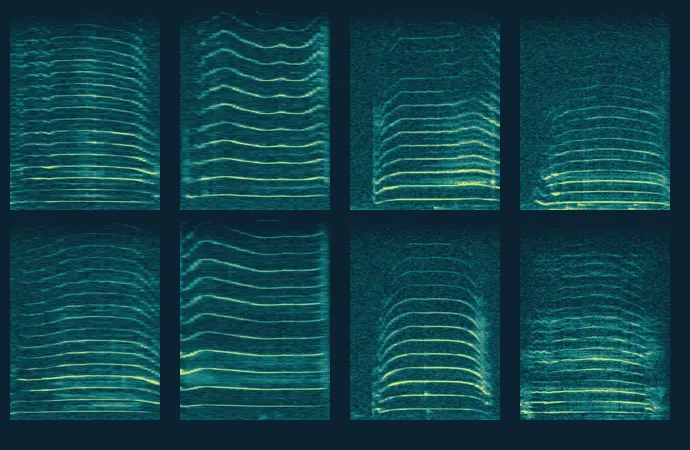
#> input picture animations/binational-manatees/assets/img/_spectrograms-sheet.webp, 690 x 450 px, given in place of spec-m11-1.webp.png, which was not available
$ python sheet.py ../binational-manatees/assets/img ../binational-manatees/assets/img/spec-m11-1.webp ../binational-manatees/assets/img/spec-m11-1.webp 5
#> lines starting #> are read from the running program, lines starting #| are printed output that depends on the picture
"""Join screenshots into one contact sheet.  usage: python3 sheet.py <dir> <name,name,...> <out.png> [columns]"""
import sys
from PIL import Image
d, names, out = sys.argv[1], sys.argv[2].split(','), sys.argv[3]
cols = int(sys.argv[4]) if len(sys.argv) > 4 else 2
ims = [Image.open(f'{d}/{n}.png').convert('RGB') for n in names]
#> ims = 1 item
tw = 1560 // cols; th = int(tw * ims[0].height / ims[0].width)
#> after `th = int(tw * ims[0].height / ims[0].width)`: th = 203
ims = [im.resize((tw, th)) for im in ims]
rows = (len(ims) + cols - 1) // cols
#> rows = 1
W = Image.new('RGB', (tw * cols, th * rows), 'white')
#> W: PIL image 1560x203 RGB; every value is 255
for i, im in enumerate(ims): W.paste(im, ((i % cols) * tw, (i // cols) * th))
#> this loop made 1 pass
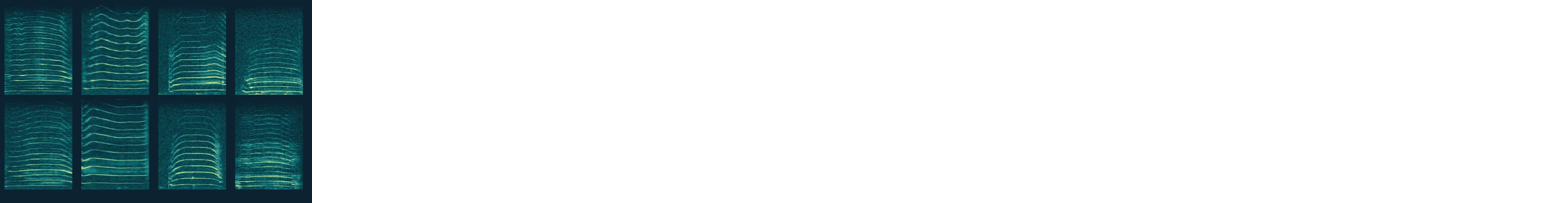
#> W: PIL image 1560x203 RGB; mean R, G, B 207.2, 217.6, 219.1
W.save(out)

$ run again, on animations/binational-manatees/assets/img/spec-m11-2.webp
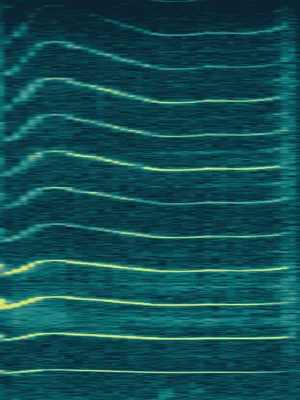
#> input picture animations/binational-manatees/assets/img/spec-m11-2.webp, 300 x 400 px, given in place of spec-m11-2.webp.png, which was not available
#> ims = 1 item
#> rows = 1
#> the loop `for i, im in enumerate(ims): W.paste(im, ((i % cols) * tw, (i // cols)..` made 1 pass
#> after the loop `for i, im in enumerate(ims): W.paste(im, ((i % cols) * tw, (i // cols)..`:
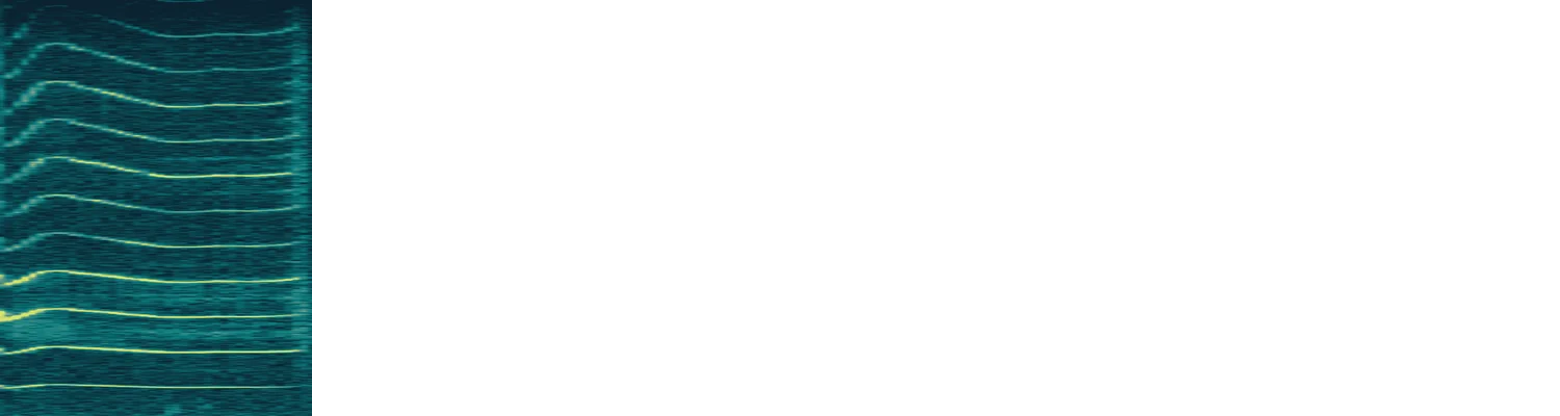
#> W: PIL image 1560x416 RGB; mean R, G, B 207.4, 219.6, 220.6

$ run again, on animations/binational-manatees/assets/img/spec-m13-1.webp
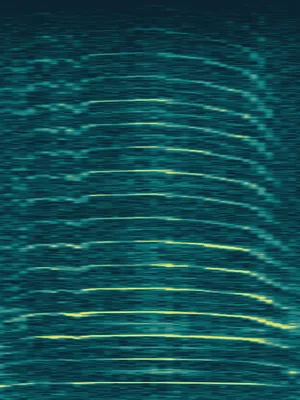
#> input picture animations/binational-manatees/assets/img/spec-m13-1.webp, 300 x 400 px, given in place of spec-m13-1.webp.png, which was not available
#> ims = 1 item
#> rows = 1
#> the loop `for i, im in enumerate(ims): W.paste(im, ((i % cols) * tw, (i // cols)..` made 1 pass
#> after the loop `for i, im in enumerate(ims): W.paste(im, ((i % cols) * tw, (i // cols)..`:
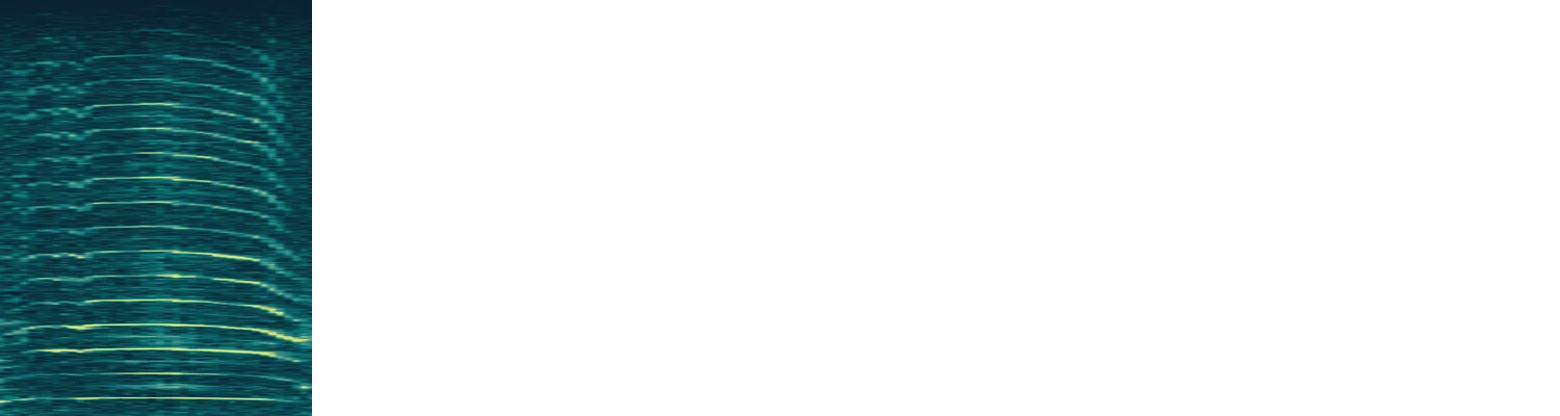
#> W: PIL image 1560x416 RGB; mean R, G, B 207.4, 219.4, 220.5

$ run again, on animations/binational-manatees/assets/img/spec-m13-2.webp
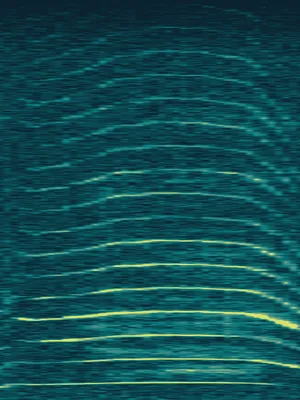
#> input picture animations/binational-manatees/assets/img/spec-m13-2.webp, 300 x 400 px, given in place of spec-m13-2.webp.png, which was not available
#> ims = 1 item
#> rows = 1
#> the loop `for i, im in enumerate(ims): W.paste(im, ((i % cols) * tw, (i // cols)..` made 1 pass
#> after the loop `for i, im in enumerate(ims): W.paste(im, ((i % cols) * tw, (i // cols)..`:
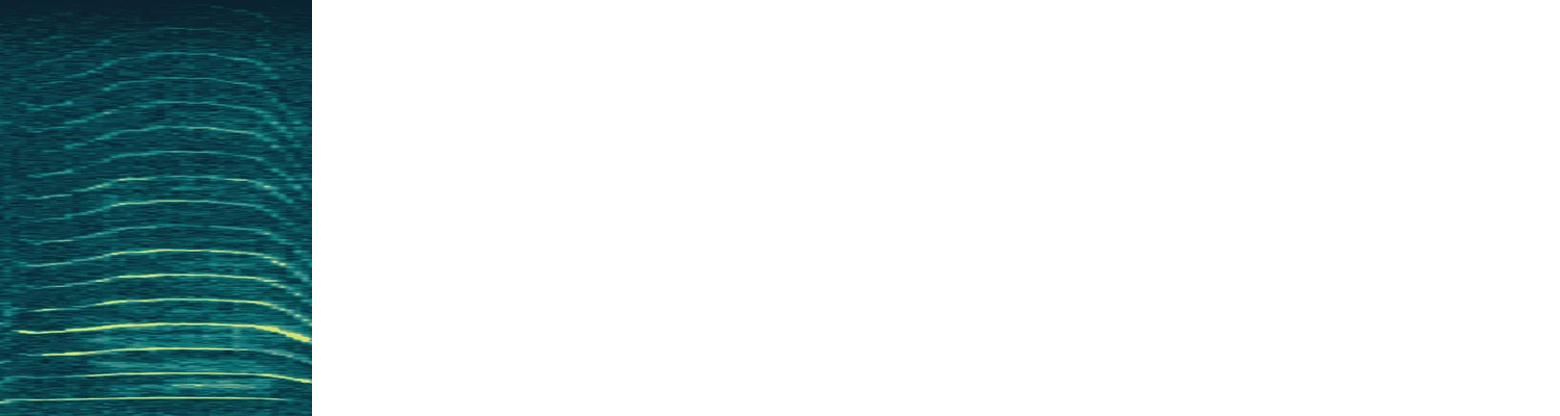
#> W: PIL image 1560x416 RGB; mean R, G, B 207.3, 219.5, 220.6
